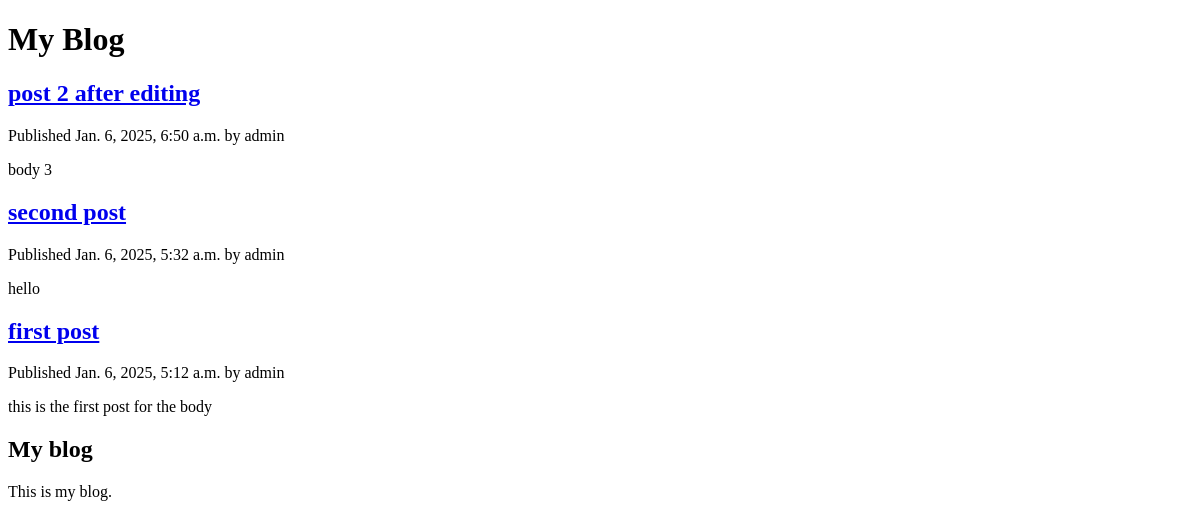
/blog/, run on an earlier commit of the app's database.
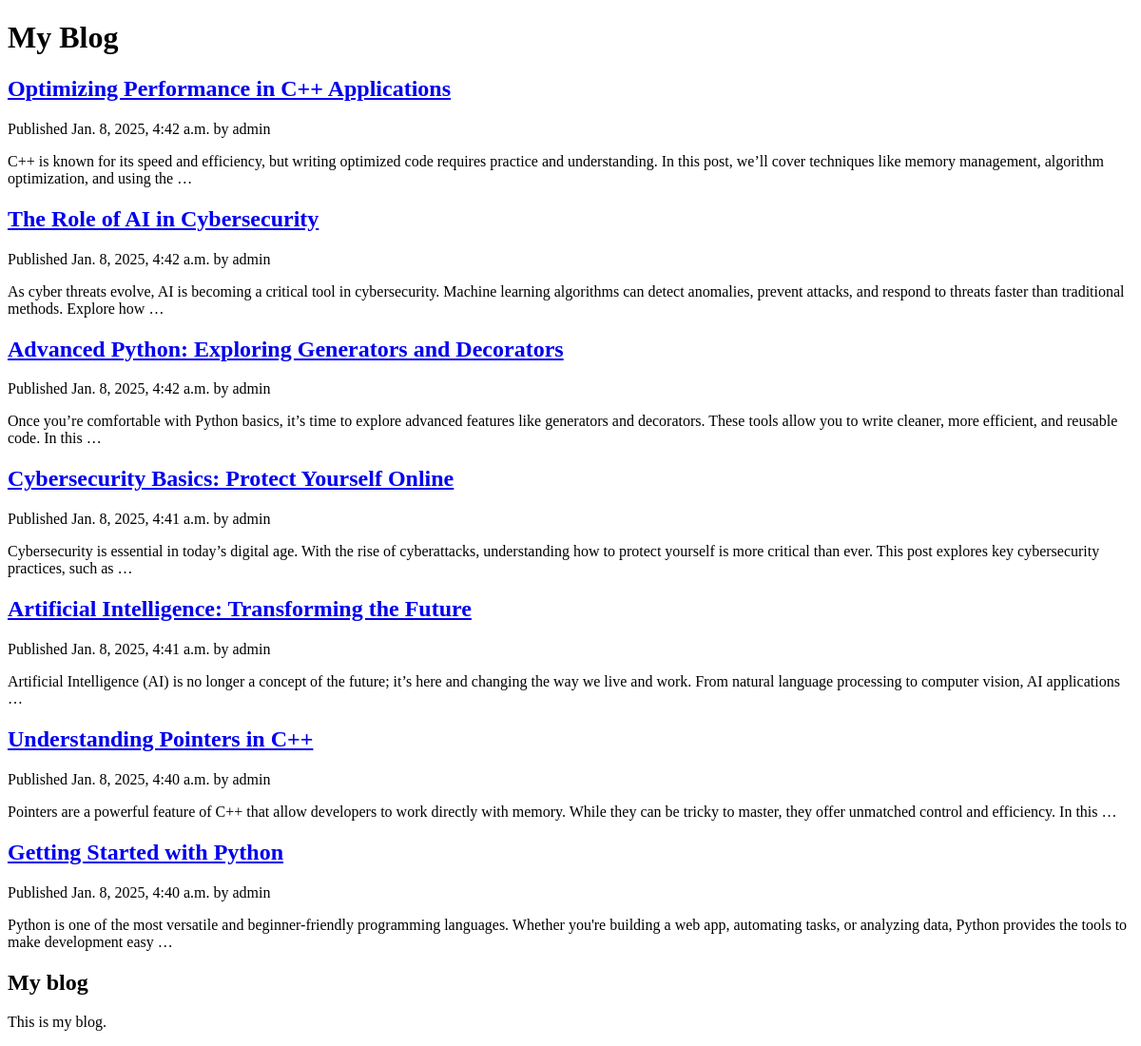
And on a later commit of the database.
### blog/models.py (models this page shows, shortened)
class Post(models.Model):
    class Status(models.TextChoices):
        DRAFT = 'DF', 'Draft'
        PUBLISHED = "PB", 'Published'
    title = models.CharField(max_length=250)
    slug = models.SlugField(max_length=250, unique_for_date='publish')
    author = models.ForeignKey(User, on_delete=models.CASCADE, related_name='blog_posts')
    body = models.TextField()
    publish = models.DateTimeField(default=timezone.now)
    created = models.DateTimeField(auto_now_add=True)
    updated = models.DateTimeField(auto_now=True)
    status = models.CharField(max_length=2, choices=Status.choices, default=Status.DRAFT)
    class Meta:
        ordering = ['-publish']
        indexes = [
            models.Index(fields=['-publish']),
        ]
    def get_absolute_url(self):
        return reverse("blog:post_detail", args=[
            self.publish.year,
            self.publish.month,
            self.publish.day,
            self.slug,
        ])

### blog/views.py (the view)
# urls.py: path('', views.post_list, name='post_list'),
def post_list(request):
    posts = Post.objects.all()
    return render(request, 'blog/post/list.html', {'posts': posts})

### blog/templates/blog/post/list.html (shortened to what this page needs)
{% extends "blog/base.html" %}
{% block content %}
<h1>My Blog</h1>
{% for post in posts %}
  <h2>
      <a href="{{post.get_absolute_url}}">
      {{ post.title }}
    </a>
  </h2>
  <p class="date">
    Published {{ post.publish }} by {{ post.author }}
  </p>
  {{ post.body|truncatewords:30|linebreaks }}
{% endfor %}
{% endblock %}

### blog/templates/blog/base.html (shortened to what this page needs)
{% load static %}
<!DOCTYPE html>
<html>
  <head>
    <link href="{% static 'css/blog.css' %}" rel="stylesheet" />
  </head>
  <body>
    <div id="content">{% block content %} {% endblock %}</div>
    <div id="sidebar">
      <h2>My blog</h2>
      <p>This is my blog.</p>
    </div>
  </body>
</html>

What changed in the data, as far as the page shows it:
removed Post: title "post 2 after editing", publish "Jan. 6, 2025, 6:50 a.m.", author "admin", body "body 3"
removed Post: title "second post", publish "Jan. 6, 2025, 5:32 a.m.", author "admin", body "hello"
removed Post: title "first post", publish "Jan. 6, 2025, 5:12 a.m.", author "admin", body "this is the first post for the body"
added Post: title "Optimizing Performance in C++ Applications", publish "Jan. 8, 2025, 4:42 a.m.", author "admin", body "C++ is known for its speed and efficiency, but writing optimized code requires practice and understanding. In this post, we’ll cover techniques like memory management, algorithm optimization, and using the …"
added Post: title "The Role of AI in Cybersecurity", publish "Jan. 8, 2025, 4:42 a.m.", author "admin", body "As cyber threats evolve, AI is becoming a critical tool in cybersecurity. Machine learning algorithms can detect anomalies, prevent attacks, and respond to threats faster than traditional methods. Explore how …"
added Post: title "Advanced Python: Exploring Generators and Decorators", publish "Jan. 8, 2025, 4:42 a.m.", author "admin", body "Once you’re comfortable with Python basics, it’s time to explore advanced features like generators and decorators. These tools allow you to write cleaner, more efficient, and reusable code. In this …"
added Post: title "Cybersecurity Basics: Protect Yourself Online", publish "Jan. 8, 2025, 4:41 a.m.", author "admin", body "Cybersecurity is essential in today’s digital age. With the rise of cyberattacks, understanding how to protect yourself is more critical than ever. This post explores key cybersecurity practices, such as …"
added Post: title "Artificial Intelligence: Transforming the Future", publish "Jan. 8, 2025, 4:41 a.m.", author "admin", body "Artificial Intelligence (AI) is no longer a concept of the future; it’s here and changing the way we live and work. From natural language processing to computer vision, AI applications …"
added Post: title "Understanding Pointers in C++", publish "Jan. 8, 2025, 4:40 a.m.", author "admin", body "Pointers are a powerful feature of C++ that allow developers to work directly with memory. While they can be tricky to master, they offer unmatched control and efficiency. In this …"
added Post: title "Getting Started with Python", publish "Jan. 8, 2025, 4:40 a.m.", author "admin", body "Python is one of the most versatile and beginner-friendly programming languages. Whether you're building a web app, automating tasks, or analyzing data, Python provides the tools to make development easy …"
